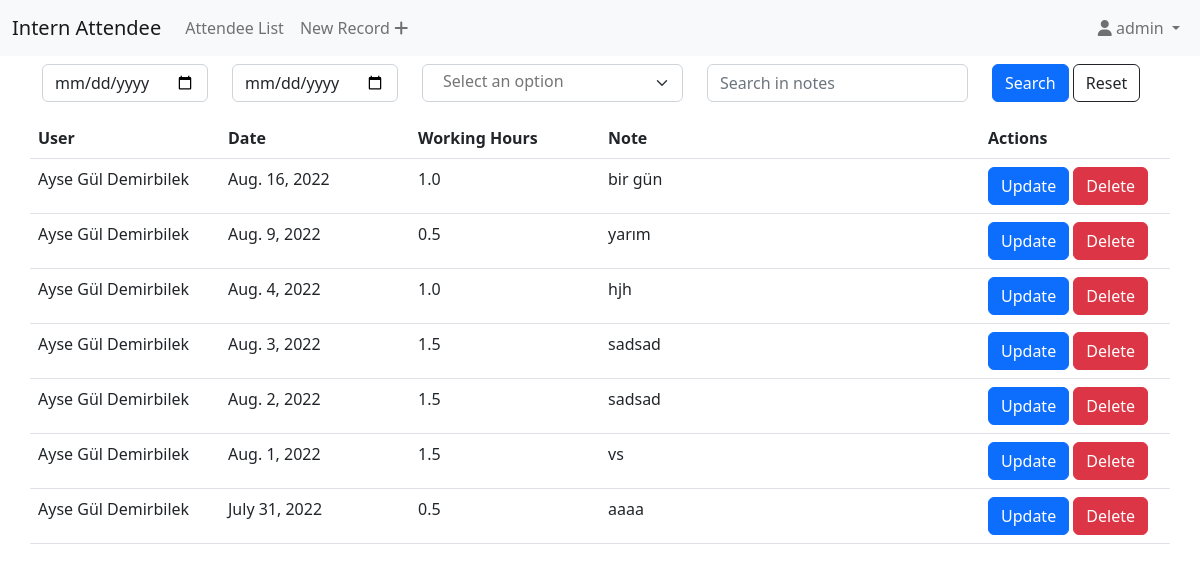
Before: /list (signed in) with the older database file.
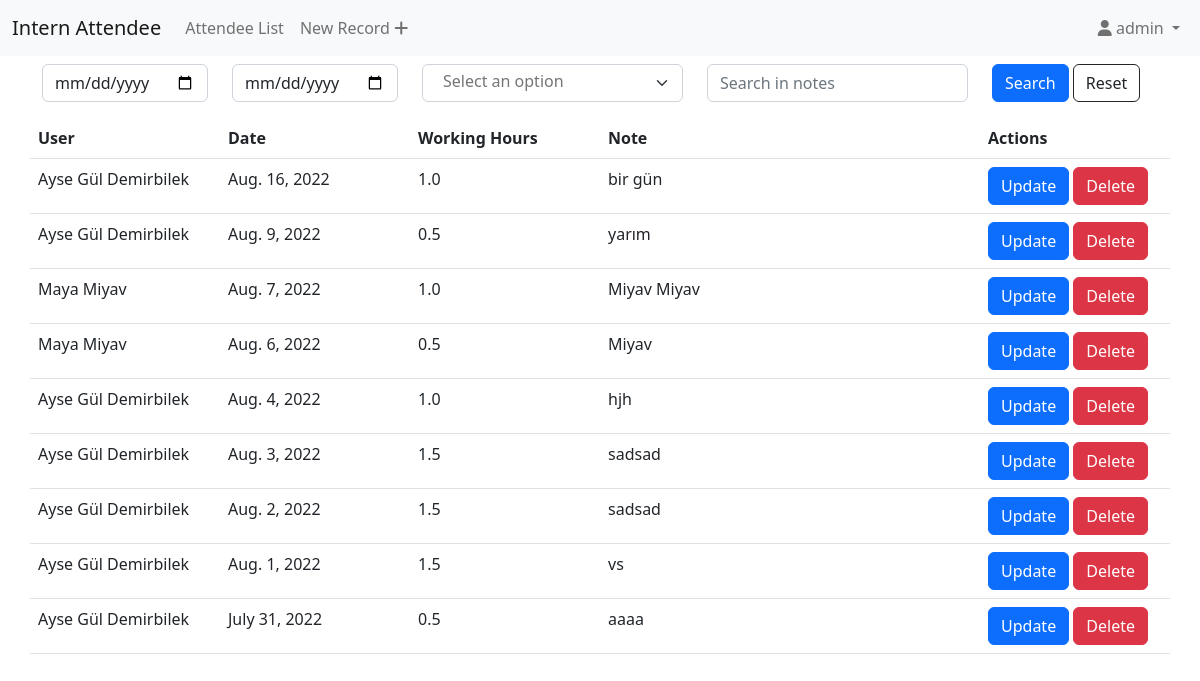
After: the same page with the newer database file.
### attendance/models.py (models this page shows, shortened)
class Entry(models.Model):
    WORKING_HOURS = (
         (1.0, '1 Day'),
         (0.5, '0.5 Day'),
         (1.5, '1.5 Day'),
    )
    working_hours = models.FloatField(choices=WORKING_HOURS, default=None)
    user = models.ForeignKey(User, on_delete=models.CASCADE)
    note = models.TextField(max_length=500)
    day = models.DateField(default=timezone.now)
    deleted = models.BooleanField(default=False)
    def user__fullname(self):
        return self.user.get_full_name()

### attendance/views.py (the view, shortened to what this page needs)
# urls.py: path('list', AttendeeList.as_view(), name='list'),
class AttendeeList(ListView, FormView):
    model = Entry
    template_name = 'attendance/entry_list.html'
    form_class = AttendeeListSearchForm
    def get(self, request):
        start_day = request.GET.get('start_day' or None)
        end_day = request.GET.get('end_day' or None)
        user = request.GET.getlist('user' or None)
        note = request.GET.get('note' or None)
        entries = Entry.objects.filter(deleted=False)
        if request.user.is_superuser:
            form = AttendeeListAdminSearchForm(request.GET)
            if user:
                entries = entries.filter(user__in=user)
        else:
            form = AttendeeListSearchForm(request.GET)
            entries = entries.filter(user=request.user)
        if start_day:
            entries = entries.filter(day__gte=start_day)
        if end_day:
            entries = entries.filter(day__lte=end_day)
        if note:
            entries = entries.filter(note__contains=note)
        entries = entries.order_by('-day')
        return render(request, self.template_name, {'form':form, 'entries': entries})

### attendance/templates/attendance/entry_list.html (shortened to what this page needs)
{% extends "attendance/base_generic.html" %}
{% load crispy_forms_tags %}
{% block content %}
    <div class="container my-2">
        {% crispy form %}
        <div class="row">
            {% if entries %}
                <table class="table table-hover">
                    <thead>
                        <tr>
                            <th>User</th>
                            <th>Date</th>
                            <th>Working Hours</th>
                            <th>Note</th>
                            <th>Actions</th>
                        </tr>
                    </thead>
                    <tbody id="recordTable">
                        {% for entry in entries %}
                            <tr>
                                <td class="col-md-2">{{ entry.user__fullname }}</td>
                                <td class="col-md-2">{{ entry.day }}</td>
                                <td class="col-md-2">{{ entry.working_hours }}</td>
                                <td class="col-md-4">{{ entry.note }}</td>
                                <td class="col-md-2">
                                    <button type="button" class="btn btn-primary updateModalBtn" data-id="{{entry.id}}" data-bs-toggle="modal" data-bs-target="#updateModal">Update</button>
                                    <button type="button" class="btn btn-danger deleteModalBtn" data-id="{{entry.id}}" data-bs-toggle="modal" data-bs-target="#deleteModal">Delete</button>
                                </td>
                            </tr>
                        {% endfor %}
                    </tbody>
                </table>
            {% else %}
                <p>No entries</p>
            {% endif %}
        </div>
    </div>
{% endblock content %}

Changed rows visible on the page:
added Entry: user__fullname "Maya Miyav", day "Aug. 7, 2022", working_hours "1.0", note "Miyav Miyav"
added Entry: user__fullname "Maya Miyav", day "Aug. 6, 2022", working_hours "0.5", note "Miyav"
